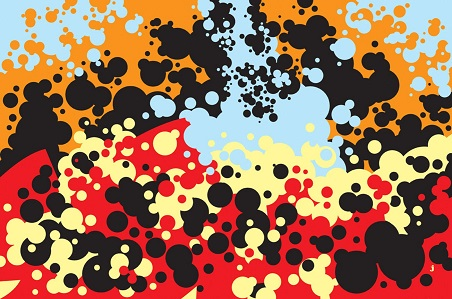
#> input picture Imagens de entrada/entrada3.jpg, 452 x 299 px, found by its file name
$ python aula-09.py
#> lines starting #> are read from the running program, lines starting #| are printed output that depends on the picture; after the words box and inside, x2 and y2 are one past the last pixel; in counts of white or black regions, pixels touching at a corner belong together
# -*- coding: utf-8 -*-
"""
Created on Tue Oct  3 17:49:07 2023

@author: aluno
"""

import cv2
import numpy
foto = 'entrada3.jpg'
imagem = cv2.imread(foto)
#> imagem is the input picture: shape (299, 452, 3); mean B, G, R 86.8, 112.2, 157.2

#########################################################################################################
#=======================================================================================================#
#########################################################################################################

#cria uma imagem (matriz) e preenche seus pixels com tons de cinza
#cada tom de cinza equivale à média dos tres canais daquele pixel
cinzas = numpy.zeros((imagem.shape[0], imagem.shape[1]), dtype = numpy.uint8)
for i in range (imagem.shape[0]):
    for j in range (imagem.shape[1]):
        cinzas[i][j] = (imagem[i][j].sum()//3)
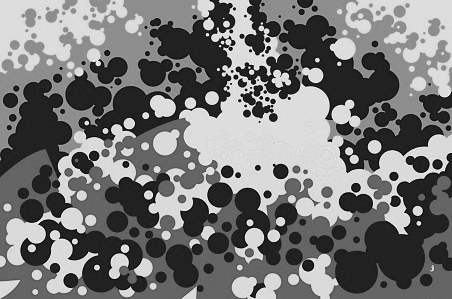
#> cinzas: shape (299, 452); min 1, max 247, mean 118.4
cv2.imshow("Original", cinzas)

#pega a imagem em tons de cinza e transforma eles em preto ou branco dependendo do seu valor
pretoBranco = numpy.zeros((imagem.shape[0], imagem.shape[1]), dtype = numpy.uint8)
for i in range (imagem.shape[0]):
    for j in range (imagem.shape[1]):
        if ((cinzas[i][j])/2) > 100:
            pretoBranco[i][j] = 255
        else:
            pretoBranco[i][j] = 0
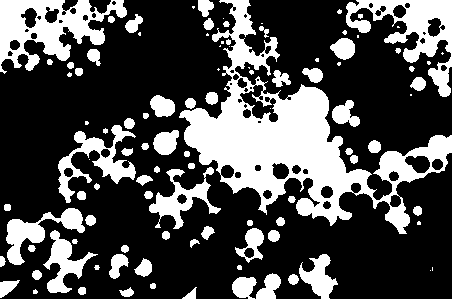
#> pretoBranco: shape (299, 452); 30% white; 102 white regions (28 under 20 px), largest, box (x1, y1, x2, y2) and area: (179, 0, 452, 234) 17614, (0, 0, 127, 74) 4447, (346, 0, 452, 97) 3669
cv2.imshow("Preto e Branco", pretoBranco)

#########################################################################################################
#=======================================================================================================#
#########################################################################################################

operador3 = [[255,255,255],[255,255,255],[255,255,255]]
print('Operador III =')
print(operador3)
print('')

transformada3 = numpy.zeros((imagem.shape[0], imagem.shape[1]), dtype = numpy.uint8)
for i in range ((imagem.shape[0])-2):
    for j in range ((imagem.shape[1])-2):
        m = n = 0
        auxF = 0

        if (pretoBranco[i][j] == 255) and (operador3[m][n] == 255):
            auxF = auxF + 1
        if (pretoBranco[i][j+1] == 255) and (operador3[m][n+1] == 255):
            auxF = auxF + 1
        if (pretoBranco[i][j+2] == 255) and (operador3[m][n+2] == 255):
            auxF = auxF + 1
        if (pretoBranco[i+1][j] == 255) and (operador3[m+1][n] == 255):
            auxF = auxF + 1
        if (pretoBranco[i+1][j+1] == 255) and (operador3[m+1][n+1] == 255):
            auxF = auxF + 1
        if (pretoBranco[i+1][j+2] == 255) and (operador3[m+1][n+2] == 255):
            auxF = auxF + 1
        if (pretoBranco[i+2][j] == 255) and (operador3[m+2][n] == 255):
            auxF = auxF + 1
        if (pretoBranco[i+2][j+1] == 255) and (operador3[m+2][n+1] == 255):
            auxF = auxF + 1
        if (pretoBranco[i+2][j+2] == 255) and (operador3[m+2][n+2] == 255):
            auxF = auxF + 1

        if auxF == 9:
            transformada3[i+1][j+1] = 255
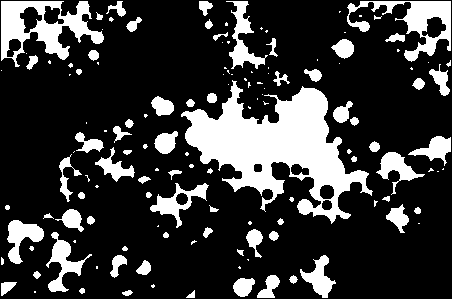
#> transformada3: shape (299, 452); 21.9% white; 137 white regions (66 under 20 px), largest, box (x1, y1, x2, y2) and area: (181, 80, 373, 224) 11441, (1, 1, 104, 67) 3008, (347, 1, 451, 62) 2135
cv2.imshow("Transformacao III", transformada3)

#########################################################################################################
#=======================================================================================================#
#########################################################################################################

operador4 = [[0,255,0],[255,255,255],[0,255,0]]
print('Operador IV =')
print(operador4)
print('')

transformada4 = numpy.zeros((imagem.shape[0], imagem.shape[1]), dtype = numpy.uint8)
for i in range ((imagem.shape[0])-2):
    for j in range ((imagem.shape[1])-2):
        m = n = 0
        auxF = 0

        #if (pretoBranco[i][j] == 255) and (operador4[m][n] == 255):
            #auxF = auxF + 1
        if (pretoBranco[i][j+1] == 255) and (operador4[m][n+1] == 255):
            auxF = auxF + 1
        #if (pretoBranco[i][j+2] == 255) and (operador4[m][n+2] == 255):
            #auxF = auxF + 1
        if (pretoBranco[i+1][j] == 255) and (operador4[m+1][n] == 255):
            auxF = auxF + 1
        if (pretoBranco[i+1][j+1] == 255) and (operador4[m+1][n+1] == 255):
            auxF = auxF + 1
        if (pretoBranco[i+1][j+2] == 255) and (operador4[m+1][n+2] == 255):
            auxF = auxF + 1
        #if (pretoBranco[i+2][j] == 255) and (operador4[m+2][n] == 255):
            #auxF = auxF + 1
        if (pretoBranco[i+2][j+1] == 255) and (operador4[m+2][n+1] == 255):
            auxF = auxF + 1
        #if (pretoBranco[i+2][j+2] == 255) and (operador4[m+2][n+2] == 255):
            #auxF = auxF + 1

        if auxF == 5:
            transformada4[i+1][j+1] = 255
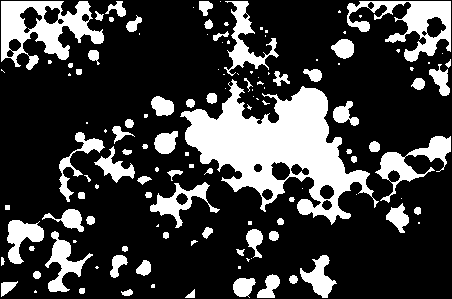
#> transformada4: shape (299, 452); 24.1% white; 128 white regions (56 under 20 px), largest, box (x1, y1, x2, y2) and area: (180, 79, 379, 225) 11964, (1, 1, 104, 70) 3351, (347, 1, 451, 62) 2486
cv2.imshow("Transformacao IV", transformada4)
cv2.waitKey(0)

#########################################################################################################
#=======================================================================================================#
#########################################################################################################

cv2.imshow("Original", cinzas)
cv2.imshow("Preto e Branco", pretoBranco)

#kernel =~ operador
kernel = numpy.ones((5,5), numpy.uint8)
#kernel = cv2.getStructuringElement(cv2.MORPH_RECT,(5,5))
#kernel = cv2.getStructuringElement(cv2.MORPH_ELLIPSE,(5,5))
#kernel = cv2.getStructuringElement(cv2.MORPH_CROSS,(3,3))
print('Kernel =')
print(kernel)
print('')

#erosion =~ transformada
erosion = cv2.erode(pretoBranco, kernel, iterations = 1)

cv2.imshow("Erosao", erosion)
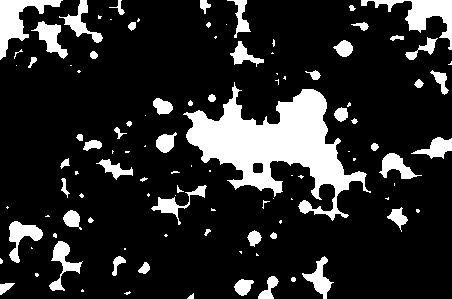
#> window 'Erosao': shape (299, 452); 16.4% white; 107 white regions (51 under 20 px), largest, box (x1, y1, x2, y2) and area: (183, 82, 371, 221) 9885, (361, 0, 452, 50) 1360, (0, 0, 63, 60) 1313
cv2.waitKey(0)

$ run again, with Imagens de entrada/entrada4.jpg copied over Imagens de entrada/entrada3.jpg
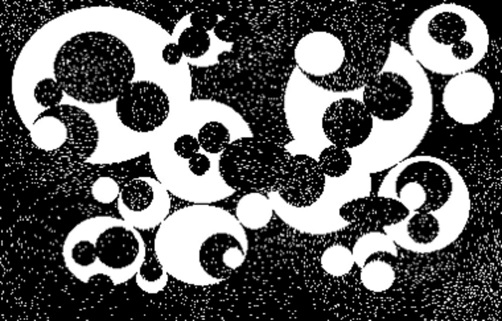
#> input picture Imagens de entrada/entrada4.jpg, 502 x 321 px, found by its file name
#> imagem is the input picture: shape (321, 502, 3); min 0, max 255, mean 99.2
#> after the loop `for i in range (imagem.shape[0]):`:
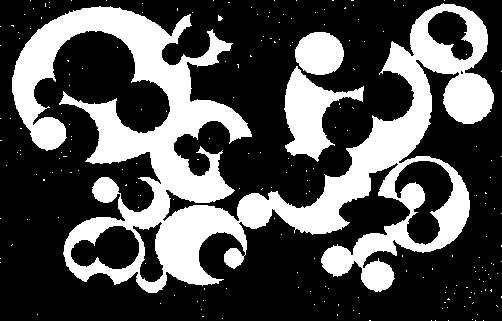
#> pretoBranco: shape (321, 502); 31.8% white; 207 white regions (203 under 20 px), largest, box (x1, y1, x2, y2) and area: (12, 3, 494, 293) 46016, (284, 66, 364, 162) 3257, (295, 32, 344, 75) 1659, (218, 15, 223, 21) 20
#> `cv2.imshow("Erosao", erosion)`:
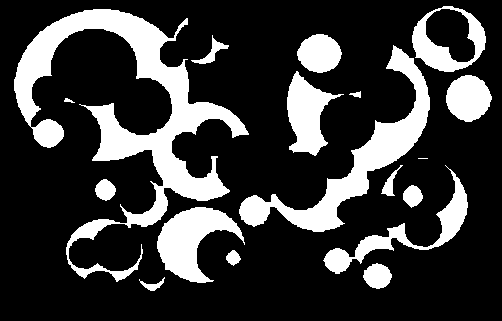
#> window 'Erosao': shape (321, 502); 22.8% white; 18 white regions (1 under 20 px), largest, box (x1, y1, x2, y2) and area: (14, 9, 249, 282) 14943, (239, 45, 430, 232) 6679, (157, 207, 245, 283) 3296
